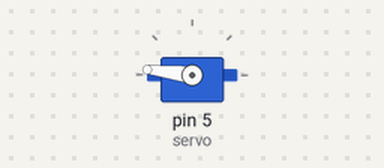
A sketch run on a simulated Arduino Uno, built with avr-gcc and run on an emulated ATmega328P. Shown: servo.

Above: at 0.15 s.
At 10.1 s:
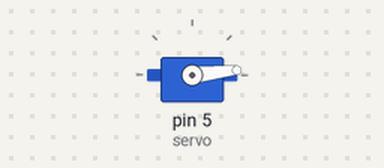
At 19.79 s:
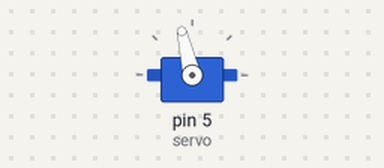
At 39.6 s:
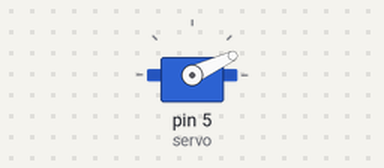
Timing chart, 0 to 40.0 s (numbered marks = the images above):
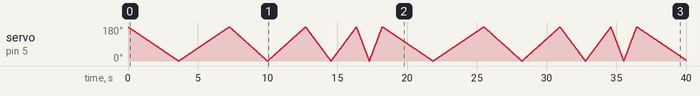

The sketch:

TP1B-Punto1C.ino
```cpp
//Universidad Tecnologica Nacional - Facultad Regional Tucuman
//Departamento de Ingenieria Electronica - Sistemas de Control Biomedico
//by Fernandez Francisco Alberto

//Programa que logra que el servo varíe la velocidad de giro de su eje de extremo a extremo

#include <Servo.h>

Servo myservo;
const int servo = 5;
int velocidad = 20;
int pos = 0;

void setup() {
  myservo.attach(servo);
}

void loop() {
  for (pos = 180; pos >= 0; pos -= 1) {
    myservo.write(pos);
    delay(velocidad);
  }
  for (pos = 0; pos <= 180; pos += 1) {
    myservo.write(pos);
    delay(velocidad);
  }
  velocidad -=5;
  if (velocidad < 0) velocidad = 20;
}
```
